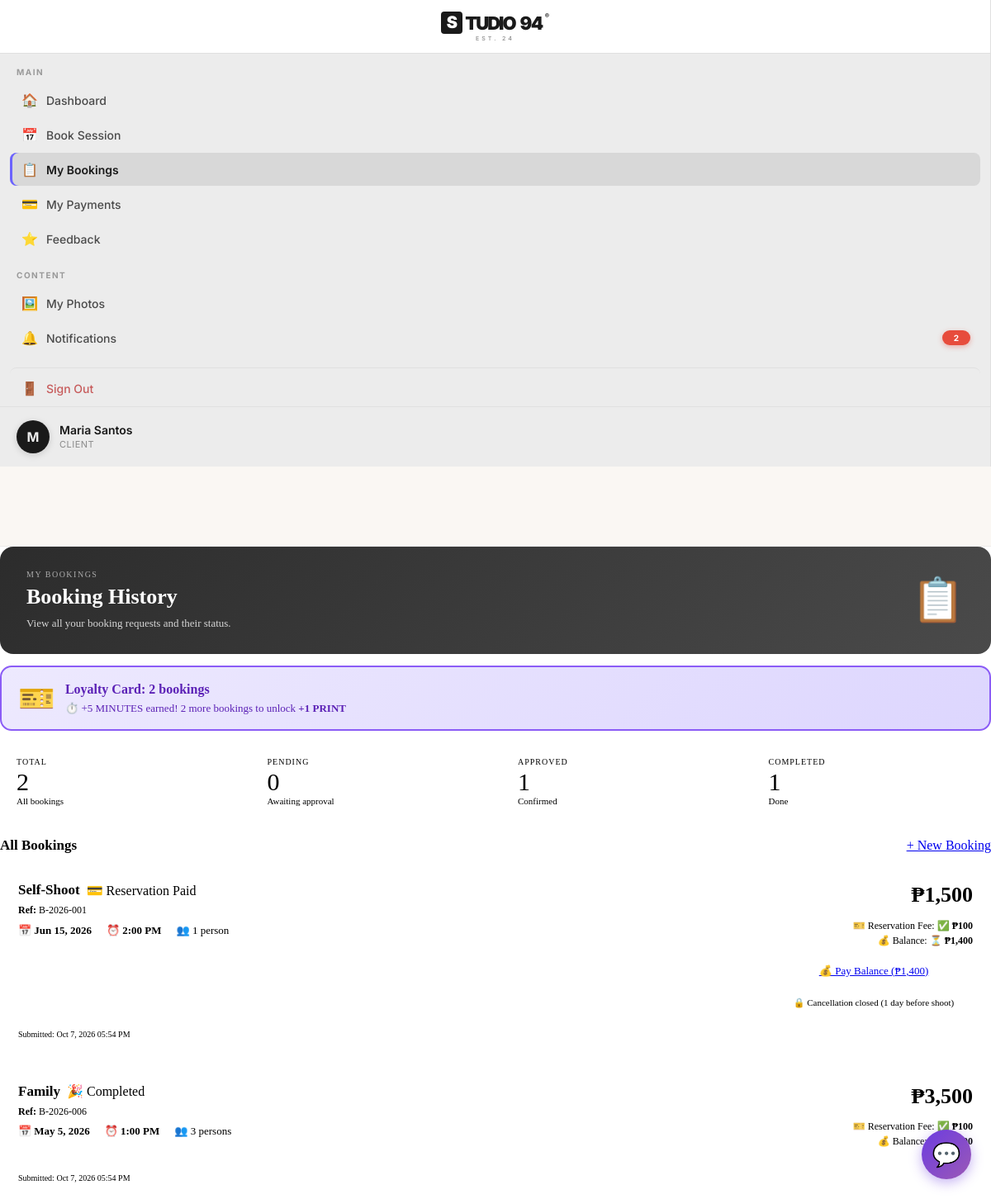
Screenshot of /index.php?page=bookings (signed in) with the database file from the repository.
### tables this page shows
CREATE TABLE IF NOT EXISTS users (
    id                    INT UNSIGNED AUTO_INCREMENT PRIMARY KEY,
    name                  VARCHAR(120)  NOT NULL,
    email                 VARCHAR(180)  NOT NULL UNIQUE,
    phone                 VARCHAR(30)   DEFAULT '',
    password              VARCHAR(255)  NOT NULL,
    role                  ENUM('admin','staff','client') NOT NULL DEFAULT 'client',
    is_active             TINYINT(1)    NOT NULL DEFAULT 1,
    failed_login_attempts INT           NOT NULL DEFAULT 0,
    locked_until          DATETIME      DEFAULT NULL,
    last_login            DATETIME      DEFAULT NULL,
    avatar                VARCHAR(255)  DEFAULT NULL,
    created_at            DATETIME      NOT NULL DEFAULT CURRENT_TIMESTAMP,
    updated_at            DATETIME      NOT NULL DEFAULT CURRENT_TIMESTAMP ON UPDATE CURRENT_TIMESTAMP,
    email_verified        TINYINT(1)    DEFAULT 0,
    google_id             VARCHAR(255)  DEFAULT NULL,
    verification_token    VARCHAR(255)  DEFAULT NULL,
    verification_expires  DATETIME      DEFAULT NULL,
    mfa_enabled           TINYINT(1)    DEFAULT 0,
    mfa_secret            VARCHAR(255)  DEFAULT NULL,
    mfa_backup_codes      TEXT          DEFAULT NULL,
    mfa_verified_at       DATETIME      DEFAULT NULL
);

CREATE TABLE IF NOT EXISTS loyalty_cards (
    id              INT UNSIGNED AUTO_INCREMENT PRIMARY KEY,
    user_id         INT UNSIGNED  NOT NULL UNIQUE,
    card_number     VARCHAR(20)   NOT NULL UNIQUE,
    total_bookings  INT           NOT NULL DEFAULT 0,
    rewards_used    JSON          DEFAULT NULL,
    status          ENUM('Active','Inactive') NOT NULL DEFAULT 'Active',
    created_at      DATETIME      NOT NULL DEFAULT CURRENT_TIMESTAMP,
    updated_at      DATETIME      NOT NULL DEFAULT CURRENT_TIMESTAMP ON UPDATE CURRENT_TIMESTAMP,
    FOREIGN KEY (user_id) REFERENCES users(id) ON DELETE CASCADE
);

CREATE TABLE IF NOT EXISTS bookings (
    id               INT UNSIGNED AUTO_INCREMENT PRIMARY KEY,
    booking_ref      VARCHAR(50)   NOT NULL UNIQUE,
    user_id          INT UNSIGNED  NOT NULL,
    package_id       INT UNSIGNED  NOT NULL,
    duration_minutes INT           DEFAULT NULL,
    date             DATE          NOT NULL,
    time             VARCHAR(20)   NOT NULL,
    people           INT           NOT NULL DEFAULT 1,
    phone            VARCHAR(30)   DEFAULT '',
    notes            TEXT          DEFAULT NULL,
    type             ENUM('online','walk-in') NOT NULL DEFAULT 'online',
    status           ENUM('Awaiting Approval','Approved (Unpaid)','Deposit Paid','Confirmed','In Progress','Completed','Cancelled','Rejected') NOT NULL DEFAULT 'Awaiting Approval',
    package_price    DECIMAL(10,2) DEFAULT 0,
    deposit_amount   DECIMAL(10,2) DEFAULT 0,
    deposit_paid     BOOLEAN       DEFAULT FALSE,
    remaining_balance DECIMAL(10,2) DEFAULT 0,
    fully_paid       BOOLEAN       DEFAULT FALSE,
    loyalty_reward   VARCHAR(30)   DEFAULT NULL,
    created_at       DATETIME      NOT NULL DEFAULT CURRENT_TIMESTAMP,
    updated_at       DATETIME      NOT NULL DEFAULT CURRENT_TIMESTAMP ON UPDATE CURRENT_TIMESTAMP,
    FOREIGN KEY (user_id)    REFERENCES users(id)    ON DELETE CASCADE,
    FOREIGN KEY (package_id) REFERENCES packages(id) ON DELETE RESTRICT
);

CREATE TABLE IF NOT EXISTS packages (
    id          INT UNSIGNED AUTO_INCREMENT PRIMARY KEY,
    parent_id   INT UNSIGNED  DEFAULT NULL,
    name        VARCHAR(80)   NOT NULL,
    price       DECIMAL(10,2) NOT NULL,
    duration    VARCHAR(50)   DEFAULT '',
    description TEXT          DEFAULT NULL,
    features    JSON          DEFAULT NULL,
    color       VARCHAR(30)   DEFAULT '#B0C4DE',
    is_active   TINYINT(1)    NOT NULL DEFAULT 1,
    is_popular  TINYINT(1)    NOT NULL DEFAULT 0,
    max_pax     INT           DEFAULT NULL,
    created_at  DATETIME      NOT NULL DEFAULT CURRENT_TIMESTAMP,
    FOREIGN KEY (parent_id) REFERENCES packages(id) ON DELETE CASCADE
);

### pages/client/bookings.php (the view, shortened to what the rows shown need)
<?php
$pdo = db();
$uid = $user['id'];
$lcStmt = $pdo->prepare("SELECT total_bookings, card_number FROM loyalty_cards WHERE user_id = ? LIMIT 1");
$lcStmt->execute([$uid]);
$lc = $lcStmt->fetch();
$loyaltyCount = $lc ? (int)$lc['total_bookings'] : 0;
$hasLoyaltyDiscount = ($loyaltyCount >= 10);
$stmt = $pdo->prepare("
    SELECT b.*,
           p.name AS pkg_name,
           p.duration AS pkg_duration,
           pk.name AS main_pkg_name,
           py.status AS payment_status,
           py.amount AS payment_amount,
           py.id AS payment_id
    FROM bookings b
    LEFT JOIN packages p ON b.package_id = p.id
    LEFT JOIN packages pk ON p.parent_id = pk.id
    LEFT JOIN payments py ON py.booking_id = b.id AND py.type = 'RESERVATION'
    WHERE b.user_id = ?
    ORDER BY b.created_at DESC
");
$stmt->execute([$uid]);
$bookings = $stmt->fetchAll();
$stats = [
    'total' => count($bookings),
    'pending' => 0,
    'approved' => 0,
    'completed' => 0,
    'cancelled' => 0,
];
function bookingStatusBadge($status) {
    $map = [
        'Awaiting Approval' => ['badge-amber', '⏳ Awaiting Approval'],
        'Approved (Unpaid)' => ['badge-amber', '🟡 Approved (Unpaid)'],
        'Deposit Paid'      => ['badge-green', '💳 Reservation Paid'],
        'Confirmed'         => ['badge-green', '✅ Confirmed'],
        'Completed'         => ['badge-green', '🎉 Completed'],
        'Cancelled'         => ['badge-red', '❌ Cancelled'],
        'Rejected'          => ['badge-red', '❌ Rejected'],
    ];
    $info = $map[$status] ?? ['badge-gray', htmlspecialchars($status)];
    return '<span class="badge ' . $info[0] . '">' . $info[1] . '</span>';
}
?>
<div class="page-banner">
  <div class="page-banner-text">
    <h2><strong>Booking History</strong></h2>
  </div>
</div>
<?php if ($hasLoyaltyDiscount): ?>
<div class="loyalty-banner-card" style="background:linear-gradient(135deg,#FEF3C7,#FDE68A);border-color:#EAB308;">
    <div class="loyalty-icon">🎉</div>
    <div class="loyalty-body">
        <div class="loyalty-title" style="color:#92400E;">
            You have <strong>50% OFF</strong> Loyalty Discount!
        </div>
        <div class="loyalty-desc" style="color:#92400E;">
            🎫 You've reached <strong><?= $loyaltyCount ?> bookings</strong> — enjoy 50% OFF on your next booking!
        </div>
    </div>
</div>
<?php elseif ($loyaltyCount > 0): ?>
<div class="loyalty-banner-card" style="background:linear-gradient(135deg,#EDE9FE,#DDD6FE);border-color:#8B5CF6;">
    <div class="loyalty-icon">🎫</div>
    <div class="loyalty-body">
        <div class="loyalty-title" style="color:#5B21B6;">
            Loyalty Card: <strong><?= $loyaltyCount ?> bookings</strong>
        </div>
        <div class="loyalty-desc" style="color:#5B21B6;">
            <?php if ($loyaltyCount >= 7): ?>
                🎨 +1 BACKDROP earned! 3 more bookings to unlock <strong>50% OFF</strong>
            <?php elseif ($loyaltyCount >= 4): ?>
                🖼️ +1 PRINT earned! 3 more bookings to unlock <strong>+1 BACKDROP</strong>
            <?php elseif ($loyaltyCount >= 2): ?>
                ⏱️ +5 MINUTES earned! 2 more bookings to unlock <strong>+1 PRINT</strong>
            <?php else: ?>
                Book <?= 2 - $loyaltyCount ?> more to unlock <strong>+5 MINUTES</strong>
            <?php endif; ?>
        </div>
    </div>
</div>
<?php endif; ?>
<div class="stats-grid">
  <div class="stat-card">
    <div class="stat-eyebrow">Pending</div>
    <div class="stat-value" style="color:var(--amber-text);"><?= $stats['pending'] ?></div>
    <div class="stat-label">Awaiting approval</div>
  </div>
</div>
<div class="card">
  <?php if (empty($bookings)): ?>
    <div class="empty-state">
      <div class="empty-icon">📭</div>
      <div class="empty-title">No bookings yet</div>
      <div class="empty-desc">Start by booking your first session.</div>
      <a href="index.php?page=booking" class="btn-primary">📅 Book a Session</a>
    </div>
  <?php else: ?>
    <div class="bookings-list">
      <?php foreach ($bookings as $b):
        $originalPrice  = (float)$b['package_price'];
        $effectivePrice = $hasLoyaltyDiscount ? round($originalPrice * 0.5, 2) : $originalPrice;
        $reservationFee = RESERVATION_FEE;
        $remainingAmount = max(0, round($effectivePrice - $reservationFee, 2));
        $depositPaid = (int)($b['deposit_paid'] ?? 0);
        $fullyPaid   = (int)($b['fully_paid'] ?? 0);
        $reservationPaid = $depositPaid === 1
            || in_array($b['status'], ['Deposit Paid', 'Confirmed', 'Completed'])
            || (isset($b['payment_status']) && $b['payment_status'] === 'PAID');
        $shootDate = new DateTime($b['date']);
        $today     = new DateTime(date('Y-m-d'));
        $daysLeft  = (int)$today->diff($shootDate)->format('%r%a');
        $canCancel = !in_array($b['status'], ['Completed', 'Cancelled', 'Rejected'])
                  && $daysLeft >= 1;
      ?>
        <div class="booking-item-card">
          <div class="booking-card-header">
            <div class="booking-info-col">
              <div class="pkg-row">
                <span class="pkg-name"><?= clean($b['pkg_name'] ?? 'Package') ?></span>
                <?= bookingStatusBadge($b['status']) ?>
              </div>
              <div class="ref-line">
                <strong>Ref:</strong> <?= clean($b['booking_ref']) ?>
              </div>
              <div class="meta-row">
                <div>📅 <strong><?= formatDate($b['date']) ?></strong></div>
                <div>⏰ <strong><?= clean($b['time']) ?></strong></div>
                <div>👥 <?= (int)$b['people'] ?> person<?= $b['people'] > 1 ? 's' : '' ?></div>
              </div>
            </div>
            <div class="booking-amounts-col">
              <div class="price-main">
                <?= formatMoney($effectivePrice) ?>
              </div>
              <div class="amounts-divider">
                <div class="amount-row">
                  🎫 Reservation Fee: <strong style="color:<?= $reservationPaid ? 'var(--green-text)' : 'var(--amber-text)' ?>;">
                    <?= $reservationPaid ? '✅' : '⚠️' ?> <?= formatMoney($reservationFee) ?>
                  </strong>
                </div>
                <?php if ($reservationPaid): ?>
                  <div class="amount-row">
                    💰 Balance: <strong style="color:<?= $fullyPaid ? 'var(--green-text)' : 'var(--amber-text)' ?>;">
                      <?= $fullyPaid ? '🎉' : '⏳' ?> <?= formatMoney($remainingAmount) ?>
                    </strong>
                  </div>
                <?php else: ?>
                  <div class="amount-row" style="margin-top:4px;font-style:italic;">
                    💰 Balance: <span style="color:var(--muted);">🔒 Pay reservation first</span>
                  </div>
                <?php endif; ?>
              </div>
              <div class="booking-actions">
                <?php if ($b['status'] === 'Approved (Unpaid)'): ?>
                  <a href="index.php?page=payments#booking-<?= $b['id'] ?>"
                     class="btn-primary btn-sm">
                    🎫 Pay Reservation (₱100)
                  </a>
                <?php elseif ($b['status'] === 'Deposit Paid' && !$fullyPaid && $reservationPaid): ?>
                  <a href="index.php?page=payments#booking-<?= $b['id'] ?>"
                     class="btn-primary btn-sm">
                    💰 Pay Balance (<?= formatMoney($remainingAmount) ?>)
                  </a>
                <?php endif; ?>
                <?php if ($canCancel): ?>
                  <form method="POST" style="margin:0;"
                        onsubmit="return confirm('⚠️ Cancel this booking?\n\nBooking: <?= clean($b['booking_ref']) ?>\nShoot: <?= formatDate($b['date']) ?> at <?= clean($b['time']) ?>\n\nNote: Reservation fee is NON-REFUNDABLE.\n\nAre you sure?');">
                    <?= csrfField() ?>
                    <input type="hidden" name="action" value="cancel_booking">
                    <input type="hidden" name="booking_id" value="<?= $b['id'] ?>">
                    <button type="submit" class="btn-ghost btn-sm"
                            style="color:var(--red-text);border-color:var(--red);">
                      ❌ Cancel Booking
                    </button>
                  </form>
                <?php elseif ($daysLeft < 1 && !in_array($b['status'], ['Completed', 'Cancelled', 'Rejected'])): ?>
                  <div style="font-size:11px;color:var(--muted);text-align:center;padding:6px 0;">
                    🔒 Cancellation closed (1 day before shoot)
                  </div>
                <?php endif; ?>
              </div>
            </div>
          </div>
          <div class="booking-footer">
            Submitted: <?= formatDateTime($b['created_at']) ?>
          </div>
        </div>
      <?php endforeach; ?>
    </div>
  <?php endif; ?>
</div>

### sidebar.php (shortened to what the rows shown need)
<?php
$avatarFile = !empty($user['avatar']) ? $user['avatar'] : null;
$avatarPath = $avatarFile ? __DIR__ . '/assets/uploads/avatars/' . $avatarFile : null;
$hasAvatar  = $avatarFile && $avatarPath && file_exists($avatarPath);
?>
<aside id="sidebar" class="sidebar">
  <a href="index.php?page=profile" class="sidebar-user-link" title="Edit Profile">
    <div class="sidebar-user">
      <div class="user-avatar" style="overflow:hidden;">
        <?php if ($hasAvatar): ?>
          <img
            src="<?= APP_URL ?>/assets/uploads/avatars/<?= clean($avatarFile) ?>?v=<?= time() ?>"
            alt="Avatar"
            style="width:100%;height:100%;object-fit:cover;border-radius:50%;display:block;"
          >
        <?php else: ?>
          <?= strtoupper(mb_substr($user['name'] ?: 'U', 0, 1)) ?>
        <?php endif; ?>
      </div>
      <div class="user-info">
        <div class="name"><?= clean($user['name']) ?></div>
        <div class="role"><?= ucfirst($role) ?></div>
      </div>
    </div>
  </a>
</aside>

### rows the page displays
users: name "M", name "Maria Santos", role "CLIENT"
loyalty_cards: total_bookings "2", total_bookings.package_price "₱1,500", total_bookings.package_price "₱1,400", total_bookings.package_price "₱3,500", total_bookings.package_price "₱3,400"
bookings: fully_paid "0", package.name "Self-Shoot", status "💳 Reservation Paid", booking_ref "B-2026-001", date "Jun 15, 2026", time "2:00 PM", people "1", reservationFee "₱100", shows "🔒 Cancellation closed (1 day before shoot)", created_at "Oct 7, 2026 05:54 PM"
bookings: package.name "Family", status "🎉 Completed", booking_ref "B-2026-006", date "May 5, 2026", time "1:00 PM", people "3", reservationFee "₱100", created_at "Oct 7, 2026 05:54 PM"

### other values shown
$item['section'] "MAIN"
$item['icon'] "🏠"
$item['label'] "Dashboard"
$item['icon'] "📅"
$item['label'] "Book Session"
$item['icon'] "📋"
$item['label'] "My Bookings"
$item['icon'] "💳"
$item['label'] "My Payments"
$item['icon'] "⭐"
$item['label'] "Feedback"
$item['section'] "CONTENT"
$item['icon'] "🖼️"
$item['label'] "My Photos"
$item['icon'] "🔔"
